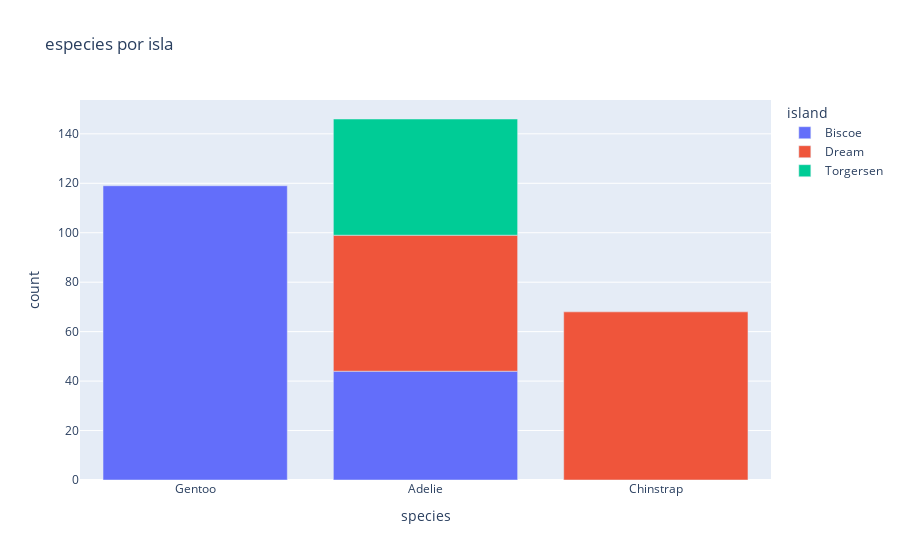

Here is the notebook cell this chart was saved with:
### Code cell
# Crear un gráfico de barras interactivo con Plotly Express que muestre:
# - en el eje x: las especies ('species')
# - en el eje y: la cantidad de registros ('count') de cada combinación especie-isla
# - con barras coloreadas según la isla ('island')
# - y con un título "especies por isla"

fig = px.bar(data_frame=df[["species", "island"]].value_counts().reset_index(), x="species", y="count", color="island", title="especies por isla")
fig.show()

### Figure 1 — Plotly figure (JSON) as saved in the notebook; plotly's stock layout.template omitted (floating-point values rounded to 4 significant figures)
{"data": [{"hovertemplate": "island=Biscoe<br>species=%{x}<br>count=%{y}<extra></extra>", "legendgroup": "Biscoe", "marker": {"color": "#636efa", "pattern": {"shape": ""}}, "name": "Biscoe", "orientation": "v", "showlegend": true, "textposition": "auto", "type": "bar", "x": ["Gentoo", "Adelie"], "xaxis": "x", "y": [119, 44], "yaxis": "y"}, {"hovertemplate": "island=Dream<br>species=%{x}<br>count=%{y}<extra></extra>", "legendgroup": "Dream", "marker": {"color": "#EF553B", "pattern": {"shape": ""}}, "name": "Dream", "orientation": "v", "showlegend": true, "textposition": "auto", "type": "bar", "x": ["Chinstrap", "Adelie"], "xaxis": "x", "y": [68, 55], "yaxis": "y"}, {"hovertemplate": "island=Torgersen<br>species=%{x}<br>count=%{y}<extra></extra>", "legendgroup": "Torgersen", "marker": {"color": "#00cc96", "pattern": {"shape": ""}}, "name": "Torgersen", "orientation": "v", "showlegend": true, "textposition": "auto", "type": "bar", "x": ["Adelie"], "xaxis": "x", "y": [47], "yaxis": "y"}], "layout": {"barmode": "relative", "legend": {"title": {"text": "island"}, "tracegroupgap": 0}, "title": {"text": "especies por isla"}, "xaxis": {"anchor": "y", "domain": [0, 1], "title": {"text": "species"}}, "yaxis": {"anchor": "x", "domain": [0, 1], "title": {"text": "count"}}}}
